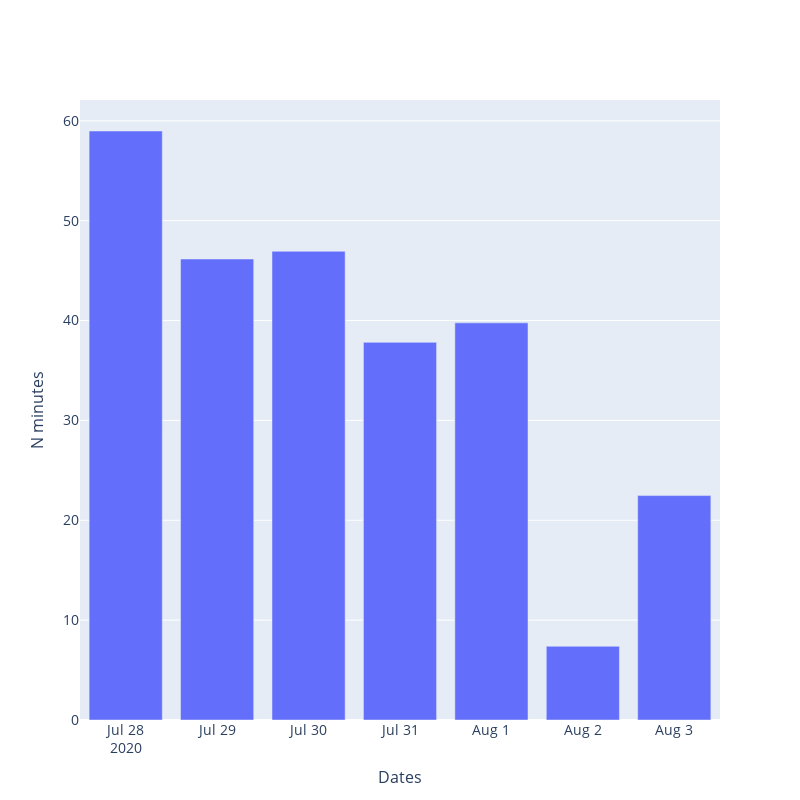

Notebook cell for this chart:
### Code cell
import plotly.graph_objects as px


plot = px.Figure(data=[go.Bar(
    name = 'Data 1',
    x = dates,
    y = n_minutes_lst
   )])

plot.update_layout(
    autosize=False,
    width=800,
    height=800,
    yaxis = dict(
            title='N minutes',
            titlefont_size=16,
            tickfont_size=14),
    xaxis = dict(
            title='Dates',
            titlefont_size=16,
            tickfont_size=14)
)

plot.show()

### Figure 1 — Plotly figure (JSON) as saved in the notebook; plotly's stock layout.template omitted (floating-point values rounded to 4 significant figures)
{"data": [{"name": "Data 1", "type": "bar", "x": ["2020-07-28", "2020-07-29", "2020-07-30", "2020-07-31", "2020-08-01", "2020-08-02", "2020-08-03"], "y": [58.98, 46.16, 46.94, 37.82, 39.77, 7.381, 22.47]}], "layout": {"autosize": false, "height": 800, "width": 800, "xaxis": {"tickfont": {"size": 14}, "title": {"font": {"size": 16}, "text": "Dates"}}, "yaxis": {"tickfont": {"size": 14}, "title": {"font": {"size": 16}, "text": "N minutes"}}}}
